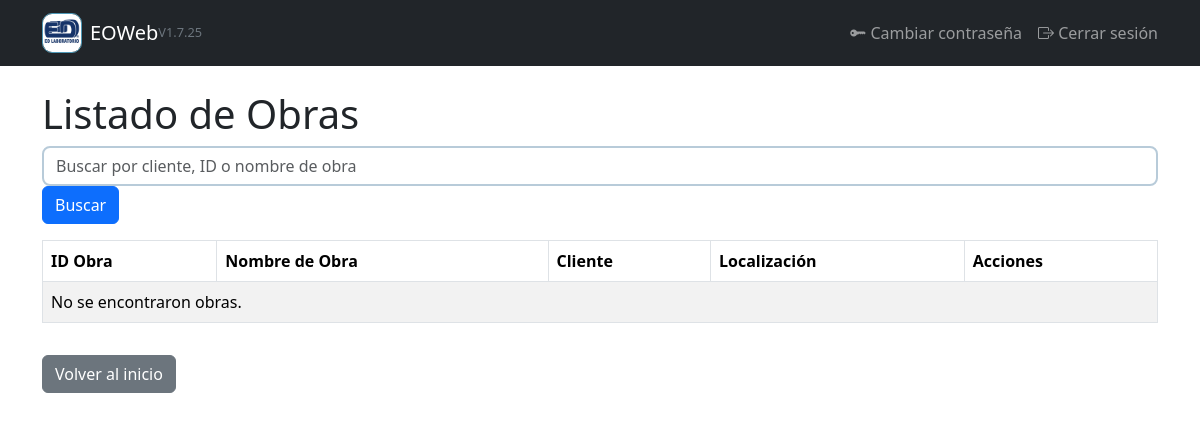
The app's page /obras/ (signed in), older data.
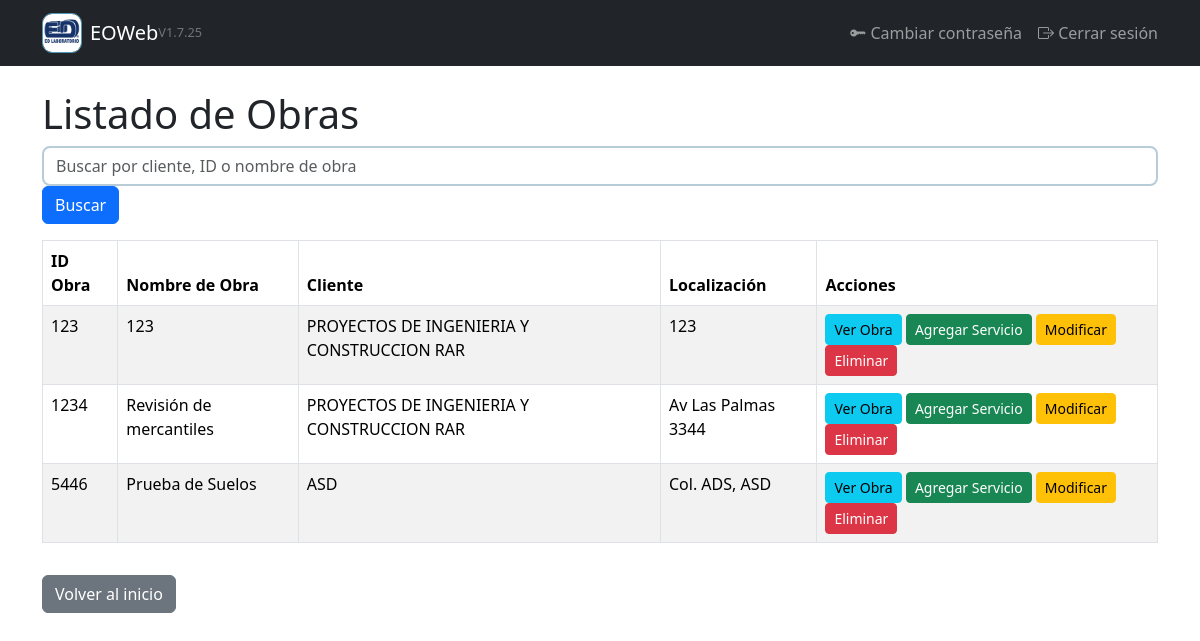
The same page, newer data.
### gestion/models.py (models this page shows, shortened)
class Obra(models.Model):
    cliente = models.ForeignKey(Cliente, on_delete=models.CASCADE, related_name='obras')
    clave_obra = models.CharField("Clave Obra", max_length=20)
    nombre = models.CharField("Nombre de la Obra", max_length=150)
    atencion_a = models.CharField("Atención a", max_length=255, blank=True)
    localizacion = models.CharField("Localización", max_length=150, blank=True)

class Cliente(models.Model):
    clave = models.CharField(max_length=100, unique=True, null=True, blank=True)
    nombre = models.CharField("Nombre", max_length=255)
    calle = models.CharField("Calle", max_length=100, blank=True, null=True)
    numero_exterior = models.CharField("Número exterior", max_length=5, blank=True, null=True)
    numero_interior = models.CharField("Número interior", max_length=5, blank=True, null=True)
    colonia = models.CharField("Colonia", max_length=100)
    codigo_postal = models.CharField("Código Postal", max_length=10, blank=True)
    ciudad = models.CharField("Ciudad", max_length=100)
    telefono = models.CharField("Teléfono 1", max_length=10, blank=True)
    extension = models.CharField("Extensión", max_length=3, blank=True, null=True)
    telefono2 = models.CharField("Teléfono 2", max_length=10, blank=True, null=True)
    movil = models.CharField("Móvil", max_length=10, blank=True, null=True)
    atencion_a = models.CharField("Atención a", max_length=255, blank=True)
    obra = models.CharField("Obra", max_length=150)
    localizacion = models.CharField("Localización", max_length=150, blank=True)
    correo = models.EmailField("Correo", blank=True)

### gestion/views.py (the view)
# urls.py: path('obras/', views.listado_obras, name='listado_obras'),
@login_required
def listado_obras(request):
    query = request.GET.get('q', '')
    obras = Obra.objects.all()
    if query:
        obras = obras.filter(
            Q(clave_obra__icontains=query) |
            Q(nombre__icontains=query) |
            Q(cliente__nombre__icontains=query)
        )
    return render(request, 'gestion/listado_obras.html', {
        'obras': obras,
        'query': query,
    })

### gestion/templates/gestion/listado_obras.html (shortened to what this page needs)
{% extends "gestion/base.html" %}
{% load static %}
{% block content %}
<h1>Listado de Obras</h1>
<form method="get" class="form-inline mb-3">
    <input type="text" name="q" class="form-control mr-2" placeholder="Buscar por cliente, ID o nombre de obra" value="{{ query }}">
    <button type="submit" class="btn btn-primary">Buscar</button>
</form>
<table class="table table-striped table-bordered">
    <thead class="thead-dark">
        <tr>
            <th>ID Obra</th>
            <th>Nombre de Obra</th>
            <th>Cliente</th>
            <th>Localización</th>
            <th>Acciones</th>
        </tr>
    </thead>
    <tbody>
        {% for obra in obras %}
        <tr>
            <td>{{ obra.clave_obra }}</td>
            <td>{{ obra.nombre }}</td>
            <td>{{ obra.cliente.nombre }}</td>
            <td>{{ obra.localizacion }}</td>
            <td>
                <a href="{% url 'ver_obras' obra.cliente.id %}" class="btn btn-info btn-sm">Ver Obra</a>
                <a href="{% url 'agregar_servicio' obra.id %}" class="btn btn-success btn-sm">Agregar Servicio</a>
                <a href="{% url 'modificar_obra' obra.id %}" class="btn btn-warning btn-sm">Modificar</a>
                <form action="{% url 'eliminar_obra' obra.id %}" method="post" style="display:inline;">
                    <button type="submit" class="btn btn-danger btn-sm" onclick="return confirm('¿Eliminar esta obra?')">Eliminar</button>
                </form>
            </td>
        </tr>
        {% empty %}
        <tr>
            <td colspan="5">No se encontraron obras.</td>
        </tr>
        {% endfor %}
    </tbody>
</table>
<a href="{% url 'inicio' %}" class="btn btn-secondary mt-3">Volver al inicio</a>
{% endblock %}

Row changes from the older to the newer data that the page shows:
added Obra: clave_obra "123", nombre "123", cliente.nombre "PROYECTOS DE INGENIERIA Y CONSTRUCCION RAR", localizacion "123"
added Obra: clave_obra "1234", nombre "Revisión de mercantiles", cliente.nombre "PROYECTOS DE INGENIERIA Y CONSTRUCCION RAR", localizacion "Av Las Palmas 3344"
added Obra: clave_obra "5446", nombre "Prueba de Suelos", cliente.nombre "ASD", localizacion "Col. ADS, ASD"
Text that changed along with them:
text no longer shown: "No se encontraron obras."
